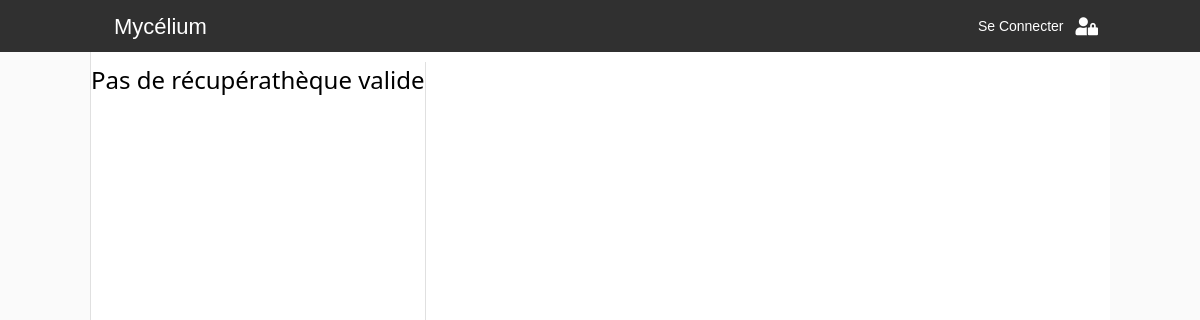
Page /catalogue.php?r=fourmiliere on the earlier database version.
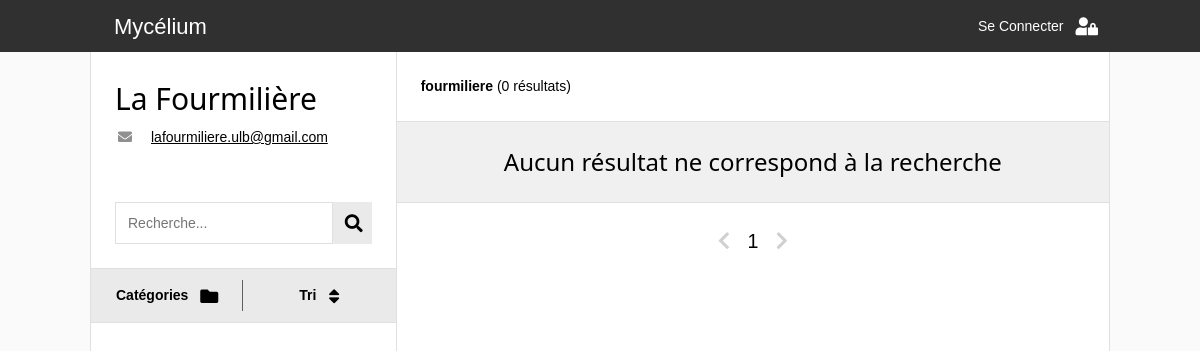
Same page on the later database version.
### tables this page shows
CREATE TABLE IF NOT EXISTS `_global_recuperatheques` (
  `ID` int(11) NOT NULL AUTO_INCREMENT,
  `nom` varchar(255) NOT NULL,
  `adresse` varchar(255) NOT NULL,
  `monnaie` varchar(8) NOT NULL,
  `telephone` varchar(16) NOT NULL,
  `mdp` varchar(255) NOT NULL,
  `site` varchar(255) NOT NULL,
  `pseudo` varchar(16) NOT NULL,
  `mail` varchar(255) NOT NULL,
  `date_creation` date DEFAULT NULL,
  PRIMARY KEY (`ID`)
);

### connection_db.php (called while the page is built, shortened)
<?php
  function link_construct($params, $web_page = 1){
    if ($web_page==1){
      $web_page = basename($_SERVER['PHP_SELF']);
    }
    $getURL = $web_page . '?' . http_build_query(array_merge($_GET, $params));
    return $getURL;
  }
?>

### catalogue.php (the view, shortened to what the changed rows need)
<!DOCTYPE html>
<html lang="en">
<head>
  <link rel="stylesheet" href="css/w3.css">
  <link rel="stylesheet" href="https://use.fontawesome.com/releases/v5.7.0/css/all.css">
  <link rel="stylesheet" href="https://indestructibletype.com/fonts/Jost.css" type="text/css" charset="utf-8" />
  <link rel="stylesheet" href="css/main.css">
  <link rel="stylesheet" href="css/header.css">
  <link rel="stylesheet" href="css/menu.css">
  <link rel="stylesheet" href="css/item.css">
</head>
<body>
  <?php
    include('connection_db.php')
  ?>
  <?php
    $req = $bdd->prepare(' SELECT pseudo FROM _global_recuperatheques ');
    $req->execute();
    $recuperatheques = array();
    while($item = $req->fetch()){
      array_push($recuperatheques,$item['pseudo']);
    }
    if (isset($_GET['r']) && in_array($_GET['r'], $recuperatheques)){
      $recuperatheque = htmlspecialchars($_GET['r']);
      $recuperatheque_catalogue = htmlspecialchars($_GET['r']) . '_catalogue';
    } else{
      $recuperatheque = null;
    }
  ?>
  <?php
    if (isset($_GET['q'])){
      $query = htmlspecialchars($_GET['q']);
    } else{
      $query = null;
    }
    $tri_option = array('date_ajout' => 'Date de récupération',
                        'prix' => 'Prix par pièce',
                        'etat' => 'État d\'usure',
                        'pieces' => 'Pièces disponibles');
    if (isset($_GET['order']) && array_key_exists($_GET['order'], $tri_option)){
      $tri = htmlspecialchars($_GET['order']);
    } else{
      $tri = 'date_ajout';
    }
    if(isset($_GET['catsearch']) and $_GET['catsearch']!=0
    and array_key_exists($_GET['catsearch'], $system)){
      $catsearch = htmlspecialchars($_GET['catsearch']);
    } else{
      $catsearch = null;
    }
    if(isset($_GET['sscatsearch']) and $_GET['sscatsearch']!=0
      and array_key_exists($_GET['sscatsearch'], $system[$catsearch]['sscats'])){
      $sscatsearch = htmlspecialchars($_GET['sscatsearch']);
    } else{
      $sscatsearch = null;
    }
    if (isset($_GET['page']) && is_numeric($_GET['page'])) {
      $page = (int) htmlspecialchars($_GET['page']);
    } else{
      $page = 1;
    }
  ?>
  <div class="quasi-fullwidth space-header two-side-flex">
      <?php
      if($recuperatheque){?>
        <div class="flex-third">
          <?php
            $req = $bdd->prepare(' SELECT * FROM _global_recuperatheques WHERE pseudo = :recuperatheque ');
            $req->bindValue(':recuperatheque', $recuperatheque , PDO::PARAM_STR);
            $req->execute();
            $recup_info = $req->fetch();
            include("recuperatheque_info.php");
          ?>
          <form class="container search-bar" action="catalogue.php" method="GET">
            <input type="text" class="search-bar-input" name="q" placeholder="Recherche..." value="<?php echo $query?>">
            <button class="w3-large fa fa-search search-bar-button" type="submit"></button>
          </form>
          <div class="menu-container" id="menu-container">
            <div class="menu-bar">
              <button id="cat-button" class="button-flex menu-button separation" onclick="openMenu(event,'categories')">
                <div class="button-title">Catégories</div>
                <i class='button-icon w3-large fas fa-folder'></i>
              </button>
              <button id="tri-button" class="button-flex menu-button" onclick="openMenu(event,'tri')">
                <div class="button-title">Tri</div>
                <i class='button-icon w3-large fas fa-sort'></i>
              </button>
            </div>
          </div>
        </div>
        <div class="flex-half">
          <?php
            $limit= 12;
            $starting_limit = ($page-1)*$limit;
            $req = $bdd->prepare('  SELECT COUNT(*) AS total
            FROM ' . $recuperatheque_catalogue . ' c
            INNER JOIN _global_categories cat ON c.ID_categorie=cat.ID
            INNER JOIN _global_souscategories sscat ON c.ID_souscategorie=sscat.ID
            WHERE (cat.nom LIKE :search OR sscat.nom LIKE :search OR dimensions LIKE :search OR tags LIKE :search OR remarques LIKE :search)
            AND (c.ID_souscategorie = :sscatsearch OR :sscatsearch is null)
            AND (c.ID_categorie = :catsearch OR :catsearch is null)
            ');
            $req->bindValue(':search', '%' . $query . '%', PDO::PARAM_STR);
            $req->bindValue(':sscatsearch', $sscatsearch, PDO::PARAM_INT);
            $req->bindValue(':catsearch', $catsearch, PDO::PARAM_INT);
            $req->execute();
            $total_count = $req->fetch()['total'];
            $req = $bdd->prepare('  SELECT
            c.ID AS ID_item, c.ID_categorie, c.ID_souscategorie, c.pieces AS pieces, c.dimensions AS dimensions, c.etat AS etat, c.tags AS tags,
            c.prix AS prix, c.poids AS poids, c.remarques AS remarques, c.localisation AS localisation,
            c.date_ajout AS date_ajout, DATE_FORMAT(c.date_ajout, \'%d/%m/%Y\') AS date_ajout_fr,
            cat.ID, cat.nom AS categorie,
            sscat.ID AS sscatID, sscat.ID_categorie, sscat.unite AS unitesscat, sscat.prix AS prixsscat, sscat.nom AS sous_categorie
            FROM ' . $recuperatheque_catalogue . ' c
            INNER JOIN _global_categories cat ON c.ID_categorie=cat.ID
            INNER JOIN _global_souscategories sscat ON c.ID_souscategorie=sscat.ID
            WHERE (cat.nom LIKE :search OR sscat.nom LIKE :search OR dimensions LIKE :search OR tags LIKE :search OR remarques LIKE :search)
            AND (c.ID_souscategorie = :sscatsearch OR :sscatsearch is null)
            AND (c.ID_categorie = :catsearch OR :catsearch is null)
            ORDER BY ' . $tri . ' DESC
            LIMIT ' . $starting_limit . ', ' . $limit
            );
            $req->bindValue(':search', '%' . $query . '%', PDO::PARAM_STR);
            $req->bindValue(':sscatsearch', $sscatsearch, PDO::PARAM_INT);
            $req->bindValue(':catsearch', $catsearch, PDO::PARAM_INT);
            $req->execute();
          ?>
          <div class="container border-bottom sticky">
            <div class="search-resume">
              <?php
              echo '<b>' . $recup_info['pseudo'] . ' </b>';
                    ?>
                    <?php
                echo ' (' . $total_count . ' résultats)';
              ?>
            </div>
          </div>
          <div class="items-container">
            <?php
              if ($req->rowCount() > 0) {
                while($item = $req->fetch()){
                  ?>
                  <div class="item-wrapper">
                      <?php include('item.php');?>
                  </div>
                  <?php
                }
              }
              else {
                echo '<h3 class="erreur"> Aucun résultat ne correspond à la recherche </h3>';
              }
            ?>
          </div>
          <div class="container page-nav">
            <a href= <?php echo link_construct(array('page'=>$page-1)) ?>
               class="<?php if($page-1 <= 0){ echo 'disabled'; } ?>">
               <i class='fas fa-chevron-left'></i>
            </a>
            <?php echo $page; ?>
            <a href= <?php echo link_construct(array('page'=>$page+1)) ?>
               class="<?php if(($page)*$limit >= $total_count){ echo 'disabled'; } ?>">
               <i class='fas fa-chevron-right'></i>
            </a>
          </div>
        </div>
        <?php
      }
      else {
        echo '<h3 class="erreur"> Pas de récupérathèque valide </h3>';
      }
      ?>
    </div>
</body>
</html>

### recuperatheque_info.php (shortened to what the changed rows need)
<div class="container recuperatheque
      <?php if(in_array(basename($_SERVER['PHP_SELF']),array("catalogue.php","item_page.php"))){
        echo "depliable" ;}
      ?>">
    <h2> <?php echo $recup_info['nom'] ;?> </h2>
    <div class="info">
      <?php if ($recup_info['mail']){ ?>
        <div class="info-line">
          <i class="fas fa-envelope info-icon"></i>
          <a class="info-text tag" href="mailto:<?php echo $recup_info['mail'];?>"> <?php echo $recup_info['mail'];?></a>
        </div>
        <?php
        }
      ?>
    </div>
</div>

Differences in the rows shown:
added _global_recuperatheques: nom "La Fourmilière", mail "lafourmiliere.ulb@gmail.com", pseudo "fourmiliere"
Other differences:
$total_count: (not shown) → "0"
$page: (not shown) → "1"
text no longer shown: "Pas de récupérathèque valide"
text now shown: "Catégories Tri ( résultats) Aucun résultat ne correspond à la recherche"
